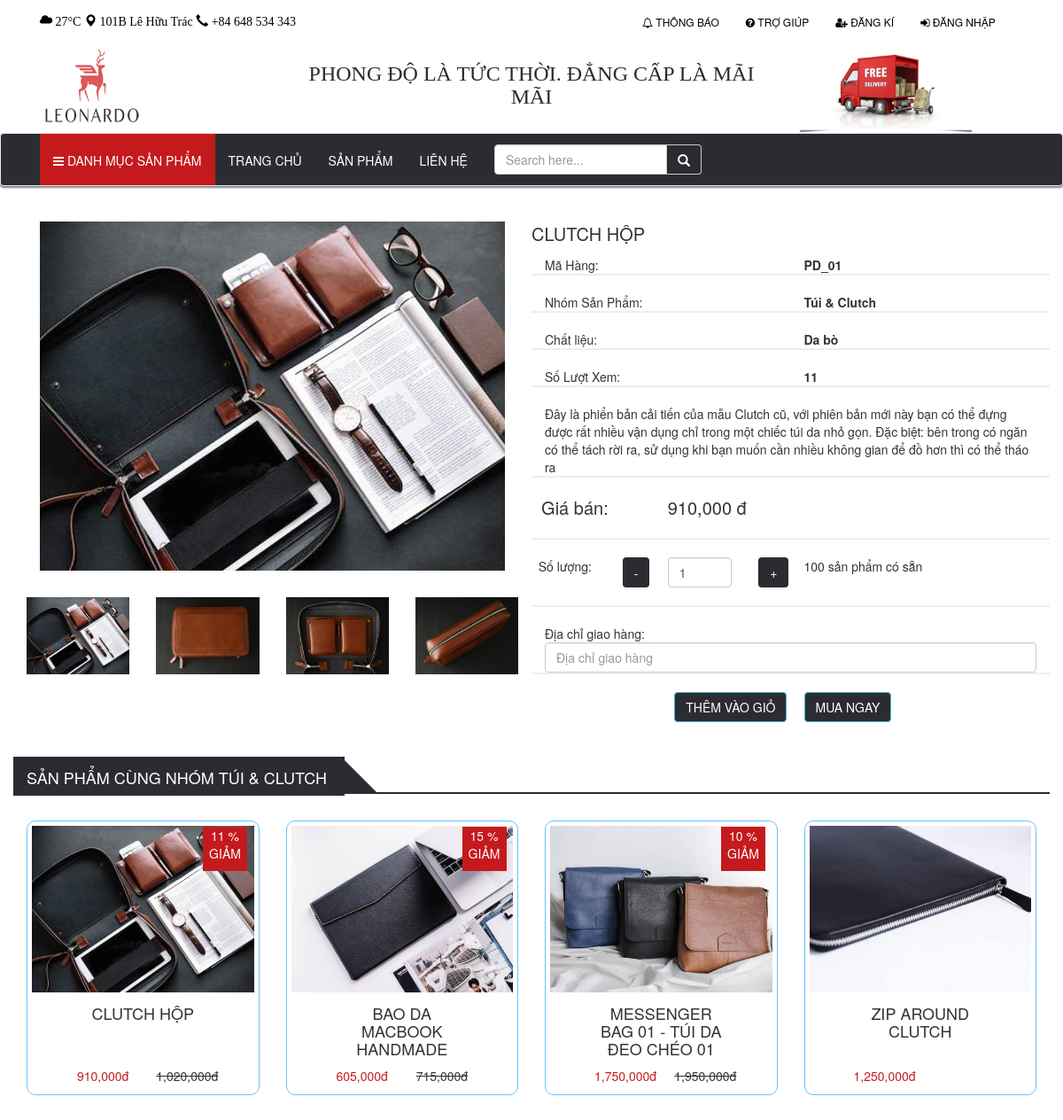
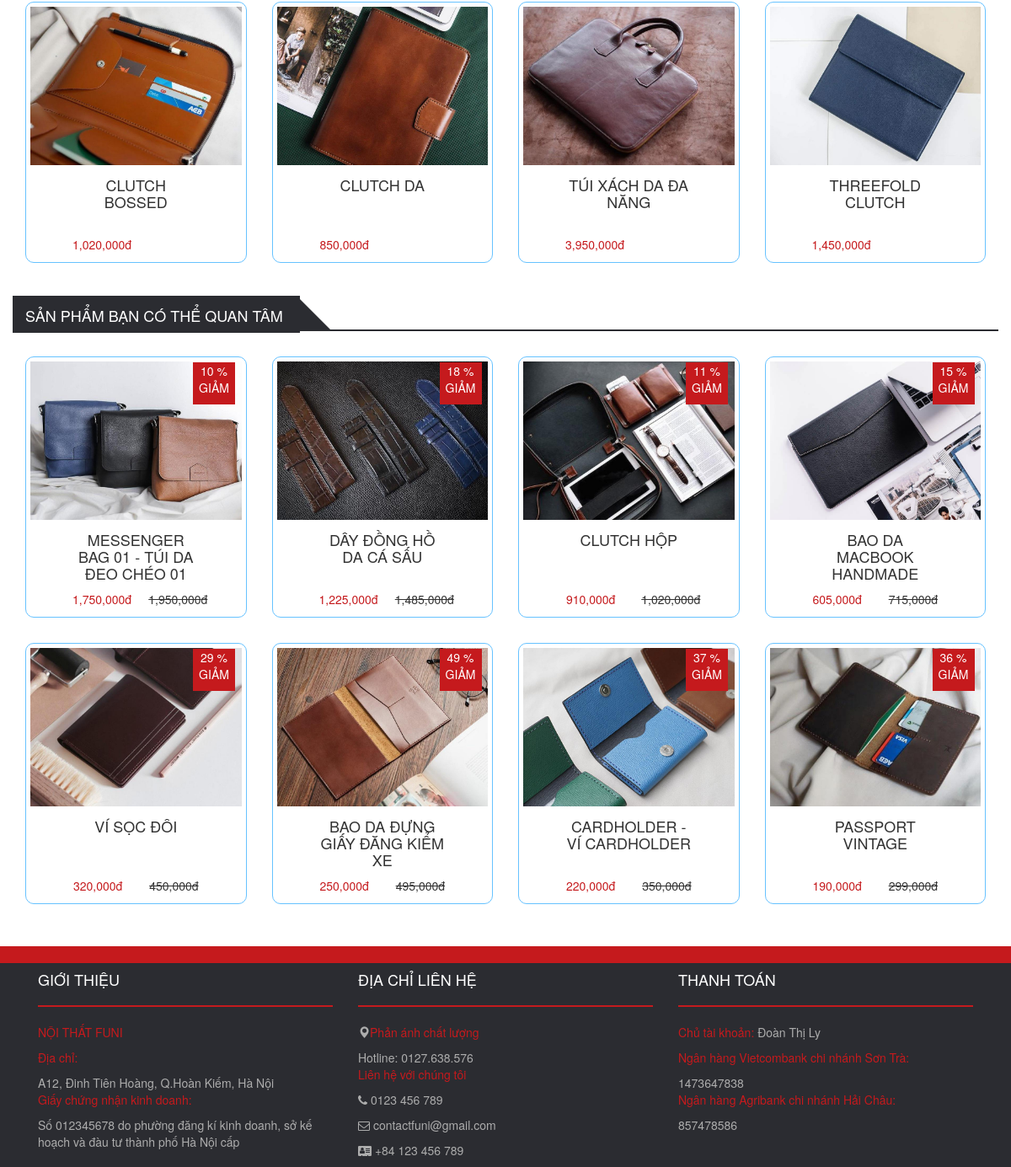
Screenshot of /productDetail.php?prod_id=PD_01 with the database file from the repository (2 pictures, top to bottom).
### tables this page shows
CREATE TABLE products(
	prod_id VARCHAR(10) PRIMARY KEY,
    prod_name VARCHAR(255),
    material VARCHAR(255),
    image nVARCHAR(500),
    price_in INT(11),
    price_out INT(11),
    date_add DATE,
    quantity INT(11),
    description text,
    cate_id VARCHAR(10),
    views int(11),
    status BOOLEAN,
    delete_at date,
    FOREIGN KEY (cate_id) REFERENCES categories (cate_id)
);

CREATE TABLE categories(
	cate_id VARCHAR(10) PRIMARY KEY,
    cate_name VARCHAR(255),
    delete_at date
);

CREATE TABLE promotion(
	prod_id VARCHAR(10),
    new_price INT(11),
    date_start DATE,
    date_end DATE,
    FOREIGN KEY (prod_id) REFERENCES products (prod_id),
    PRIMARY KEY(prod_id,date_start)
);

### function.php (the view, shortened to what this page needs)
<?php
	class product
	{
		function showInfoProducthtml($prod_id, $name, $image, $price, $new_price){
			$show = "show";
			if ($new_price == '') {
				$show = "hidden";
				$percent = 0;
				$new_price = $price;
			} else {
				$percent = round(($price - $new_price)/($price/100), 0);
				$show = "show";
			}
			echo "
				<div class='col-lg-3 col-md-3 col-sm-6 col-xs-6'>
					<div class='product-item'>
						<div class='product-image'>
							<img src='$image'>
						</div>
						<div class='promotion text-center $show'>
							$percent %
							GIẢM
						</div>
						<div class='product-control text-center'>
							<button class='btn'>
								<a href='home.php?addProd_id=" . $prod_id . "'><i class = 'fa fa-cart-plus fa-lg' style='color: #FFF;'></i> Giỏ hàng
							</button>
							<button class='btn'>
								<a href='productDetail.php?prod_id=" . $prod_id . "'><i class = 'fa fa-eye' style='color: #FFF;'></i></a>
							</button>
						</div>
						<div class='caption text-center'>
							<div class='col-xs-12 prod_name'>
							<h4 class = 'text-uppercase'>$name</h4>
							</div>
							<div class='col-xs-6'>
							<span class='price float-left'>".number_format($new_price)."đ</span>
							</div>
							<div class='col-xs-6'>
							<s class='$show float-left'>". number_format($price). "đ</s>
							</div>
						</div>
					</div>
				</div>
			";
		}
		function showProduct($connect, $prod_id){
			if ($connect) {
				$sql = "SELECT products.prod_id, prod_name, material, image, price_in, price_out, date_add, quantity, description, cate_name, views, status, products.delete_at, new_price, date_start, date_end FROM products LEFT JOIN categories ON products.cate_id = categories.cate_id LEFT JOIN promotion ON products.prod_id = promotion.prod_id  WHERE products.prod_id = '$prod_id'";
				$result = $connect->query($sql);
				if ($result->num_rows > 0) {
					$row = $result->fetch_assoc();
					return $row;
				}
				return 0;
				}
		}
		function showProductPromotion($connect){
			if ($connect) {
				$sql = "SELECT * FROM promotion, products WHERE products.prod_id = promotion.prod_id AND products.delete_at IS NULL  ORDER BY new_price DESC LIMIT 8";
				$result = $connect->query($sql);
				if ($result->num_rows > 0) {
					while($row = $result->fetch_assoc()) {
						$info = $this->showProduct($connect, $row['prod_id']);
					}
				}
			}
		}
	}
?>

### productDetail.php (shortened to what this page needs)
<?php
	 include "function.php";
	 $info = array();
	if (isset($_GET['prod_id'])) {
	 	$prod = new product();
	 	$prod->changeViews($connect, $_GET['prod_id']);
	 	$info = $prod->showProduct($connect, $_GET['prod_id']);
	 	$cate_name = $info['cate_name'];
	 	$image = explode("|", $info['image']);
  }
	if (isset($_SESSION['username'])) {
			$user = new user();
	 		$infoUser = $user->showInfo($connect, $_SESSION['username']);
	}else $infoUser['address']="";
?>
<!DOCTYPE html>
<html>
<head>
	<link rel="stylesheet" type="text/css" href="style.css">
	<link rel="stylesheet" href="https://maxcdn.bootstrapcdn.com/bootstrap/3.3.7/css/bootstrap.min.css">
	<link rel="stylesheet" href="https://cdnjs.cloudflare.com/ajax/libs/font-awesome/4.7.0/css/font-awesome.min.css">
	<link rel="stylesheet" type="text/css" href="style.css">
</head>
<body>
	<?php
		include "header.php";
	 ?>
	<div class="content">
		<div class="container">
			<div class="productDetail" style="margin: 50px 0px 50px 0px;">
				<form method="POST" action="">
					<div class="row">
						<div class="col-lg-6 col-md-6 col-sm-12 col-xs-12 image">
							<div class="imageMain col-lg-12 col-md-12 col-sm-12 col-xs-12">
								<img id="expandedImg" src="<?php echo $image[0] ?>" width="100%">
							</div>
							<div class="row">
							  <div class="col-xs-3" style="margin-top: 30px;">
							    <img src="<?php echo $image[0] ?>" style="width:100%" onclick="changeImage(this);">
							  </div>
							  <div class="col-xs-3" style="margin-top: 30px;">
							    <img src="<?php echo $image[1] ?>" style="width:100%" onclick="changeImage(this);">
							  </div>
							  <div class="col-xs-3" style="margin-top: 30px;">
							    <img src="<?php echo $image[2] ?>" style="width:100%" onclick="changeImage(this);">
							  </div>
							  <div class="col-xs-3" style="margin-top: 30px;">
							    <img src="<?php echo $image[3] ?>"  style="width:100%" onclick="changeImage(this);">
							  </div>
							</div>
						</div>
						<div class="col-lg-6 col-md-6 col-sm-12 col-xs-12 detail">
							<div class="row">
							<p class="prod_name"><?php echo $info['prod_name']; ?></p>
							<div class="col-xs-6 float-left">
								Mã Hàng:
							</div>
							<div class="col-xs-6 float-right">
								<b><?php echo $info['prod_id']; ?></b>
							</div>
							<hr>
							<div class="col-xs-6 float-left">
								Nhóm Sản Phẩm:
							</div>
							<div class="col-xs-6 float-right">
								<b><?php echo $info['cate_name']; ?></b>
							</div>
							<hr>
							<div class="col-xs-6 float-left">
								Chất liệu:
							</div>
							<div class="col-xs-6 float-right">
								<b><?php echo $info['material']; ?></b>
							</div>
							<hr>
							<div class="col-xs-6 float-left">
								Số Lượt Xem:
							</div>
							<div class="col-xs-6 float-right">
								<b><?php echo $info['views']; ?></b>
							</div>
							<hr>
							<div class="col-xs-12">
								<?php echo $info['description']; ?>
							</div>
							<hr>
							<div class="row" style="font-size: 20px;">
								<div class="col-xs-3">
									&nbsp; Giá bán:
								</div>
								<div class="col-xs-3">
									<?php echo number_format($info['new_price']); ?> đ
								</div>
								<div class="col-xs-3">
								</div>
								<div class="col-xs-2">
								</div>
							</div>
								<hr>
								<div class="input-quantity row">
		             <div class='col-sm-2'>
		             	&nbsp; Số lượng:
		             </div>
		             <div class='col-sm-1'>
		             	<button type="button" class="btn minus" onclick="minusProductQuantity()">-</button>
		             </div>
		             <div class='col-sm-2'>
		             	<input id="quantity" type="text" name="quantity" value="1" class="form-control" onchange="updateQuantity(this.value)">
		             </div>
		             <div class='col-sm-1'>
		             	<button type="button" class="btn plus" onclick="plusProductQuantity()">+</button>
		             </div>
		             <div class='col-sm-6'>
		             	<?php echo  $info['quantity']?> sản phẩm có sẵn
		             </div>
			           </div>
			           <hr>
			           <div id="address" class="col-sm-12">
			           	Địa chỉ giao hàng:
			             <input type="text" name="address" class="form-control" placeholder="Địa chỉ giao hàng" value="<?php echo $infoUser['address'] ?>">
			           </div>
			           <hr>
			           <div class="col-sm-3">
			           </div>
			           <div class="col-sm-3">
			             <button class="btn btn-info text-uppercase" name="addCart">Thêm vào giỏ</button>
			           </div>
			           <div class="col-sm-3">
			             <button class="btn btn-info text-uppercase" name="order">Mua ngay</button>
			           </div>
							</div>
						</div>
					</div>
				</form>
			</div>
			<div class="productHot">
				<div class="row">
					<div class="solugan">
						<div class="box-product-head">
							<span class="box-title text-uppercase">
								SẢN PHẨM CÙNG NHÓM <?php echo $info['cate_name']; ?>
							</span>
							<span class="af-ter">
							</span>
						</div>
					</div>
					<?php
						$sql = "SELECT * FROM products, categories WHERE products.cate_id = categories.cate_id AND categories.cate_name = '$cate_name' AND products.delete_at IS NULL LIMIT 8;";
						$result = $connect->query($sql);
						if ($result->num_rows > 0) {
							while($row = $result->fetch_assoc()) {
								$prod = new product();
								$info = $prod->showProduct($connect, $row['prod_id']);
								$image = explode("|", $info['image']);
								$prod->showInfoProducthtml($row['prod_id'], $info['prod_name'], $image[0], $info['price_out'], $info['new_price']);
							}
						}
					?>
				</div>
			</div>
			<div class="productPromotion">
				<div class="row">
					<div class="solugan">
						<div class="box-product-head">
							<span class="box-title text-uppercase">
								sản phẩm bạn có thể quan tâm
							</span>
							<span class="af-ter">
							</span>
						</div>
					</div>
					<?php
						$prod = new product();
						$prod->showProductPromotion($connect);
					?>
				</div>
			</div>
		</div>
	</div>
	<?php include "footer.php" ?>
</body>
</html>

### style.css (style rules this page uses)
.btn { background: #2b2c31; color: #FFFFFF; }
.content { margin-top: 200px; }
.product-item { border: 1px solid #66c2ff; border-radius: 10px; padding: 5px 5px 5px 5px; height: 310px; margin-top: 30px; }
.product-item .promotion { width: 50px; height: 50px; background: #c51a1d; color: #FFFFFF; position: absolute; top: 37px; left: 214px; }
.product-control { height: 34px; margin-top: -45px; }
.box-product-head { height: 31px; border-bottom: 2px solid #2b2c31; }
.box-product-head .box-title { color: #fff; border-bottom: 0px solid #ff3300; font-size: 18px; padding: 10px 20px 8px 15px; background: #2b2c31; }
.box-product-head > span.af-ter { border: 19px solid #2b2c31; border-right-color: transparent; border-top-color: transparent; height: 30px; position: absolute; width: 30px; margin-top: -7px; }
.product-item .product-image img { width: 100%; height: 100%; }
.caption { padding-top: 10px; padding-bottom: 10px; }
.caption .prod_name { height: 80px; }
.caption .price { color: #c51a1d; }
.productHot, .productHotSell, .productSearch { margin-top: 50px; }
.productPromotion { margin-top: 50px; margin-bottom: 50px; }
.detail .prod_name { font-size: 20px; text-transform: uppercase; }
.detail hr { border: 1px solid #eee; }
.caption { padding: 15px 35px; }

### rows the page displays
products: prod_name "CLUTCH HỘP", prod_id "PD_01", cate.cate_name "Túi & Clutch", material "Da bò", views "11", description "Đây là phiển bản cải tiến của mẫu Clutch cũ, với phiên bản mới này bạn có thể đựng được rất nhiều vận dụng chỉ trong một chiếc túi da nhỏ gọn. Đặc biệt: bên trong có ngăn có thể tách rời ra, sử dụng khi bạn muốn cần nhiều không gian để đồ hơn thì có thể tháo ra", promotion.new_price "910,000", quantity "100", cate.cate_name "TÚI & CLUTCH", price_out.new_price "11", price_out "1,020,000"
products: price_out.new_price "15", prod_name "BAO DA MACBOOK HANDMADE", promotion.new_price "605,000", price_out "715,000"
products: price_out.new_price "10", prod_name "MESSENGER BAG 01 - TÚI DA ĐEO CHÉO 01", promotion.new_price "1,750,000", price_out "1,950,000"
products: shows a picture, prod_name "ZIP AROUND CLUTCH", price_out "1,250,000"
products: shows a picture, prod_name "CLUTCH BOSSED", price_out "1,020,000"
products: shows a picture, prod_name "CLUTCH DA", price_out "850,000"
products: shows a picture, prod_name "TÚI XÁCH DA ĐA NĂNG", price_out "3,950,000"
products: shows a picture, prod_name "THREEFOLD CLUTCH", price_out "1,450,000"
promotion: percent "10", prod.prod_name "MESSENGER BAG 01 - TÚI DA ĐEO CHÉO 01", new_price "1,750,000", prod.price_out "1,950,000"
promotion: shows a picture, percent "18", prod.prod_name "DÂY ĐỒNG HỒ DA CÁ SẤU", new_price "1,225,000", prod.price_out "1,485,000"
promotion: percent "11", prod.prod_name "CLUTCH HỘP", new_price "910,000", prod.price_out "1,020,000"
promotion: percent "15", prod.prod_name "BAO DA MACBOOK HANDMADE", new_price "605,000", prod.price_out "715,000"
promotion: shows a picture, percent "29", prod.prod_name "VÍ SỌC ĐÔI", new_price "320,000", prod.price_out "450,000"
promotion: shows a picture, percent "49", prod.prod_name "BAO DA ĐỰNG GIẤY ĐĂNG KIỂM XE", new_price "250,000", prod.price_out "495,000"
promotion: shows a picture, percent "37", prod.prod_name "CARDHOLDER - VÍ CARDHOLDER", new_price "220,000", prod.price_out "350,000"
promotion: shows a picture, percent "36", prod.prod_name "PASSPORT VINTAGE", new_price "190,000", prod.price_out "299,000"
